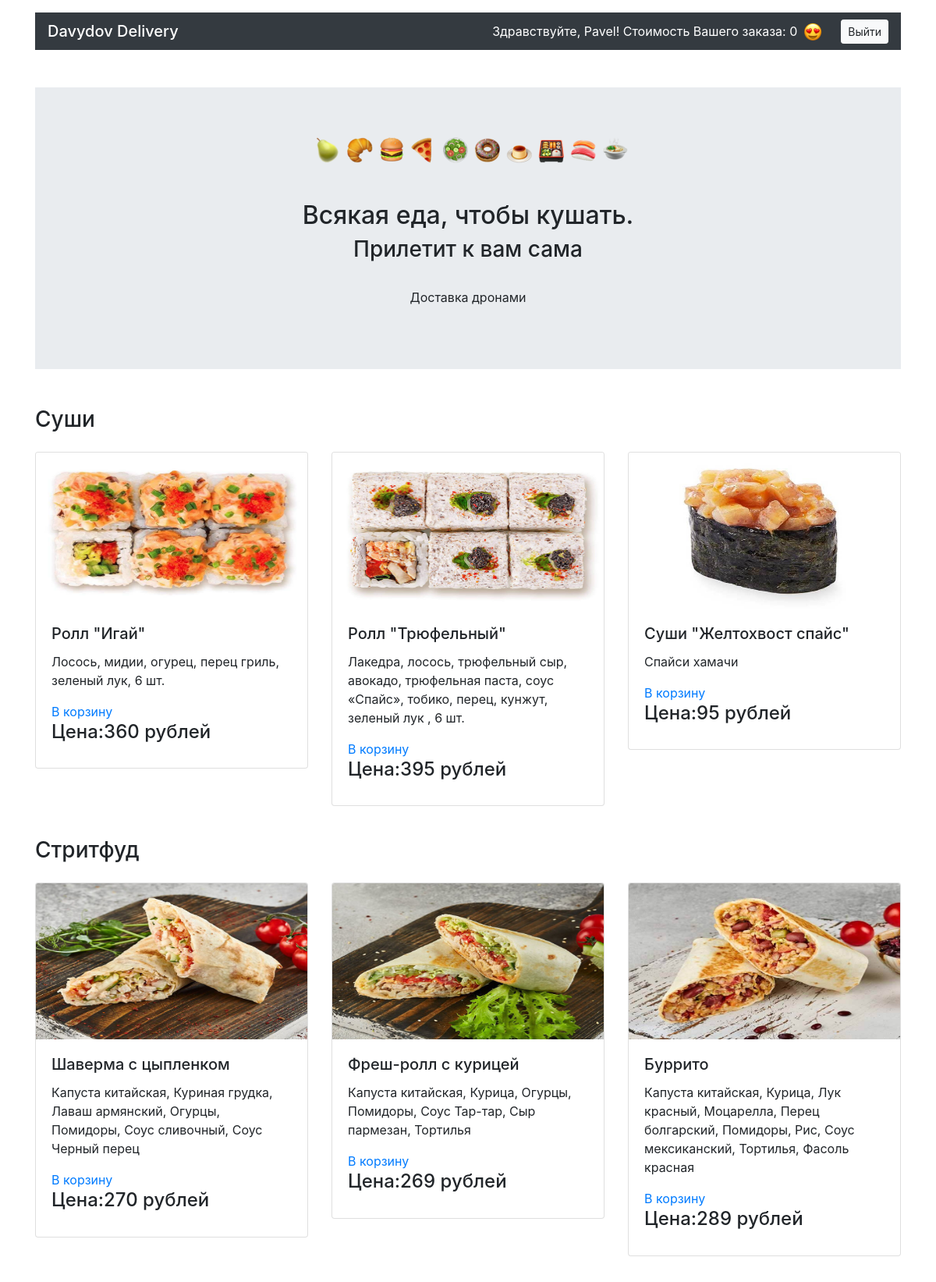
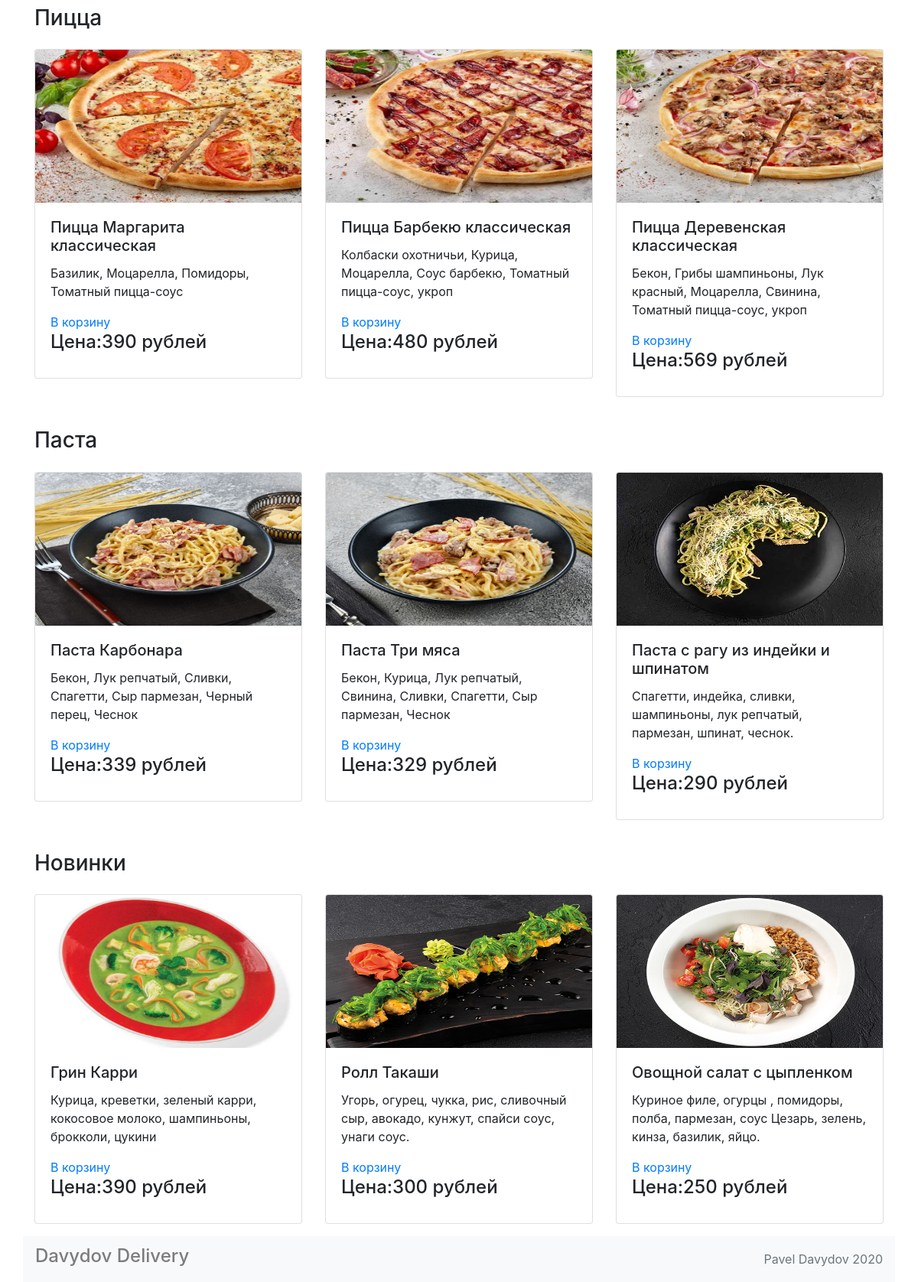
/ (signed in), run on the app's committed database (2 pictures, top to bottom).
### models.py (models this page shows)
class Category(db.Model):
    __tablename__ = "categories"
    id = db.Column(db.Integer, primary_key=True)
    title = db.Column(db.String(100))
    foods = db.relationship("Food", secondary=food_categories, back_populates="categories")

class Food(db.Model):
    __tablename__ = "foods"
    id = db.Column(db.Integer, primary_key=True)
    title = db.Column(db.String(100))
    price = db.Column(db.Integer)
    description = db.Column(db.String(255))
    picture = db.Column(db.String(100))
    categories = db.relationship("Category", secondary=food_categories, back_populates="foods")
    orders = db.relationship("Order", secondary=orders_foods, back_populates="foods")

### views.py (the view)
@app.route('/')
def home_page():
    dict_food = dict()
    categories = db.session.query(Category).all()
    for category in categories:
        food_id = Category.query.filter(Category.id == category.id).scalar()
        dict_food.setdefault(category.title, sample(food_id.foods, 3))  # 3 - last three meals from list
    return render_template("main.html", dict_food=dict_food, login=get_login(), cart=get_cart())

### common.py (called while the page is built)
def get_login():
    return True if session.get('id_user') else False

def get_sum_price():
    cart = '' if not session.get('cart') else session.get('cart')
    return sum(map(get_price, cart))

def get_cart():
    return f'Здравствуйте, {get_user_name()}! Стоимость Вашего заказа: {get_sum_price()}' if get_login() else ''

def get_user_name():
    if session.get('id_user'):
        user = db.session.query(User).get(session.get('id_user'))
        return user.name

### templates/main.html (shortened to what this page needs)
{% extends 'base.html' %}
{% block container %}
<body>
  <main class="container mt-3">
    <section class="my-5 jumbotron jumbotron-fluid">
      <div class="text-center">
        <img class="ml-2" alt="" width="401" height="33">
        <h1 class="h2 mt-5 m-2">Всякая еда, чтобы кушать.</h1>
        <h2 class="h3">Прилетит к вам сама</h2>
        <p class="pt-4">Доставка дронами</p>
      </div>
    </section>
    {% for category, foods in dict_food.items() %}
      <section>
        <h3 class="my-4">{{ category }}</h3>
        <div class="row mt-4">
          {% for food in foods %}
          <div class="col-12 col-md-4">
            <div class="card mb-3">
              <img src=static/pictures/{{ food.picture }} width="300" height="200" class="card-img-top" alt="">
              <div class="card-body">
                <h4 class="h5 card-title">{{ food.title }}</h4>
                <p class="card-text">{{ food.description }}</p>
                <a href="/addtocart/{{ food.id }}/" btn btn-danger">В корзину</a>
                <h4 class="h4 card-title"> Цена:{{ food.price }} рублей</h4>
              </div>
            </div>
          </div>
        {% endfor %}
      </section>
    {% endfor %}
{% endblock %}

### templates/main.html (style rules this page uses)
html { position: relative; min-height: 100%; }
body { margin-bottom: 60px; }

### data on the page
Category: title "Суши"
Food: picture (picture), title "Ролл \"Игай\"", description "Лосось, мидии, огурец, перец гриль, зеленый лук, 6 шт.", price "360"
Food: picture (picture), title "Ролл \"Трюфельный\"", description "Лакедра, лосось, трюфельный сыр, авокадо, трюфельная паста, соус «Спайс», тобико, перец, кунжут, зеленый лук , 6 шт.", price "395"
Food: picture (picture), title "Суши \"Желтохвост спайс\"", description "Спайси хамачи", price "95"
Category: title "Стритфуд"
Food: picture (picture), title "Шаверма с цыпленком", description "Капуста китайская, Куриная грудка, Лаваш армянский, Огурцы, Помидоры, Соус сливочный, Соус Черный перец", price "270"
Food: picture (picture), title "Фреш-ролл с курицей", description "Капуста китайская, Курица, Огурцы, Помидоры, Соус Тар-тар, Сыр пармезан, Тортилья", price "269"
Food: picture (picture), title "Буррито", description "Капуста китайская, Курица, Лук красный, Моцарелла, Перец болгарский, Помидоры, Рис, Соус мексиканский, Тортилья, Фасоль красная", price "289"
Category: title "Пицца"
Food: picture (picture), title "Пицца Маргарита классическая", description "Базилик, Моцарелла, Помидоры, Томатный пицца-соус", price "390"
Food: picture (picture), title "Пицца Барбекю классическая", description "Колбаски охотничьи, Курица, Моцарелла, Соус барбекю, Томатный пицца-соус, укроп", price "480"
Food: picture (picture), title "Пицца Деревенская классическая", description "Бекон, Грибы шампиньоны, Лук красный, Моцарелла, Свинина, Томатный пицца-соус, укроп", price "569"
Category: title "Паста"
Food: picture (picture), title "Паста Карбонара", description "Бекон, Лук репчатый, Сливки, Спагетти, Сыр пармезан, Черный перец, Чеснок", price "339"
Food: picture (picture), title "Паста Три мяса", description "Бекон, Курица, Лук репчатый, Свинина, Сливки, Спагетти, Сыр пармезан, Чеснок", price "329"
Food: picture (picture), title "Паста с рагу из индейки и шпинатом", description "Спагетти, индейка, сливки, шампиньоны, лук репчатый, пармезан, шпинат, чеснок.", price "290"
Category: title "Новинки"
Food: picture (picture), title "Грин Карри", description "Курица, креветки, зеленый карри, кокосовое молоко, шампиньоны, брокколи, цукини", price "390"
Food: picture (picture), title "Ролл Такаши", description "Угорь, огурец, чукка, рис, сливочный сыр, авокадо, кунжут, спайси соус, унаги соус.", price "300"
Food: picture (picture), title "Овощной салат с цыпленком", description "Куриное филе, огурцы , помидоры, полба, пармезан, соус Цезарь, зелень, кинза, базилик, яйцо.", price "250"

### other printed values
{{ cart }} "Здравствуйте, Pavel! Стоимость Вашего заказа: 0"
